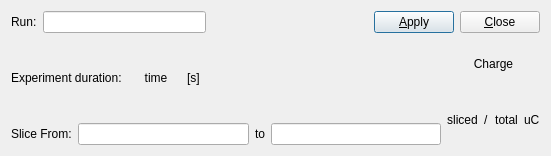
<?xml version="1.0" encoding="UTF-8"?>
<ui version="4.0">
 <class>SANSEventSlicing</class>
 <widget class="QWidget" name="SANSEventSlicing">
  <property name="geometry">
   <rect>
    <x>0</x>
    <y>0</y>
    <width>551</width>
    <height>156</height>
   </rect>
  </property>
  <property name="windowTitle">
   <string>SANS Slicing Event Data</string>
  </property>
  <layout class="QVBoxLayout" name="verticalLayout_3" stretch="2,3">
   <item>
    <layout class="QHBoxLayout" name="horizontalLayout_5">
     <item>
      <widget class="QLabel" name="label">
       <property name="text">
        <string>Run:</string>
       </property>
       <property name="buddy">
        <cstring>run_lineEdit</cstring>
       </property>
      </widget>
     </item>
     <item>
      <widget class="QLineEdit" name="run_lineEdit">
       <property name="toolTip">
        <string>Insert here the run number or the file. You can select through the Scattering Sample widget.</string>
       </property>
      </widget>
     </item>
     <item>
      <spacer name="horizontalSpacer_2">
       <property name="orientation">
        <enum>Qt::Horizontal</enum>
       </property>
       <property name="sizeHint" stdset="0">
        <size>
         <width>100</width>
         <height>20</height>
        </size>
       </property>
      </spacer>
     </item>
     <item>
      <widget class="QPushButton" name="slicePushButton">
       <property name="toolTip">
        <string>Apply the slice at the data and update the values for the charge. It also updates the string for the event slicing. Press Enter</string>
       </property>
       <property name="text">
        <string>&amp;Apply</string>
       </property>
       <property name="autoDefault">
        <bool>true</bool>
       </property>
       <property name="default">
        <bool>true</bool>
       </property>
      </widget>
     </item>
     <item>
      <widget class="QPushButton" name="pushButton">
       <property name="toolTip">
        <string>Close this widget. Press ESC</string>
       </property>
       <property name="text">
        <string>&amp;Close</string>
       </property>
      </widget>
     </item>
    </layout>
   </item>
   <item>
    <layout class="QHBoxLayout" name="horizontalLayout_4">
     <item>
      <layout class="QVBoxLayout" name="verticalLayout_2">
       <item>
        <layout class="QHBoxLayout" name="horizontalLayout_2">
         <item>
          <widget class="QLabel" name="label_1">
           <property name="text">
            <string>Experiment duration: </string>
           </property>
          </widget>
         </item>
         <item>
          <widget class="QLabel" name="exp_t_time_label">
           <property name="minimumSize">
            <size>
             <width>50</width>
             <height>0</height>
            </size>
           </property>
           <property name="toolTip">
            <string>Total duration of the experiment in seconds.</string>
           </property>
           <property name="text">
            <string>time</string>
           </property>
           <property name="alignment">
            <set>Qt::AlignCenter</set>
           </property>
          </widget>
         </item>
         <item>
          <widget class="QLabel" name="label_2">
           <property name="text">
            <string>[s]</string>
           </property>
          </widget>
         </item>
         <item>
          <spacer name="horizontalSpacer">
           <property name="orientation">
            <enum>Qt::Horizontal</enum>
           </property>
           <property name="sizeHint" stdset="0">
            <size>
             <width>40</width>
             <height>20</height>
            </size>
           </property>
          </spacer>
         </item>
        </layout>
       </item>
       <item>
        <layout class="QHBoxLayout" name="horizontalLayout_3">
         <item>
          <widget class="QLabel" name="label_4">
           <property name="text">
            <string>Slice From:</string>
           </property>
           <property name="buddy">
            <cstring>sliced_from_lineEdit</cstring>
           </property>
          </widget>
         </item>
         <item>
          <widget class="QLineEdit" name="sliced_from_lineEdit">
           <property name="toolTip">
            <string>Lower slicing limit. Default = 0.</string>
           </property>
          </widget>
         </item>
         <item>
          <widget class="QLabel" name="label_5">
           <property name="text">
            <string>to</string>
           </property>
           <property name="buddy">
            <cstring>sliced_to_lineEdit</cstring>
           </property>
          </widget>
         </item>
         <item>
          <widget class="QLineEdit" name="sliced_to_lineEdit">
           <property name="toolTip">
            <string>Upper slice limit. Default = Max.</string>
           </property>
          </widget>
         </item>
        </layout>
       </item>
      </layout>
     </item>
     <item>
      <layout class="QVBoxLayout" name="verticalLayout">
       <item>
        <widget class="QLabel" name="label_3">
         <property name="text">
          <string>Charge</string>
         </property>
         <property name="alignment">
          <set>Qt::AlignCenter</set>
         </property>
        </widget>
       </item>
       <item>
        <layout class="QHBoxLayout" name="horizontalLayout">
         <item>
          <widget class="QLabel" name="sliced_charge_label">
           <property name="toolTip">
            <string>Charge of the sliced data.</string>
           </property>
           <property name="text">
            <string>sliced</string>
           </property>
           <property name="alignment">
            <set>Qt::AlignCenter</set>
           </property>
          </widget>
         </item>
         <item>
          <widget class="QLabel" name="label_6">
           <property name="text">
            <string>/</string>
           </property>
          </widget>
         </item>
         <item>
          <widget class="QLabel" name="exp_charge_label">
           <property name="toolTip">
            <string>Charge of the whole experiment.</string>
           </property>
           <property name="text">
            <string>total</string>
           </property>
           <property name="alignment">
            <set>Qt::AlignCenter</set>
           </property>
          </widget>
         </item>
         <item>
          <widget class="QLabel" name="label_7">
           <property name="text">
            <string>uC</string>
           </property>
          </widget>
         </item>
        </layout>
       </item>
      </layout>
     </item>
    </layout>
   </item>
  </layout>
 </widget>
 <tabstops>
  <tabstop>run_lineEdit</tabstop>
  <tabstop>sliced_from_lineEdit</tabstop>
  <tabstop>sliced_to_lineEdit</tabstop>
 </tabstops>
 <resources/>
 <connections>
  <connection>
   <sender>pushButton</sender>
   <signal>clicked()</signal>
   <receiver>SANSEventSlicing</receiver>
   <slot>hide()</slot>
   <hints>
    <hint type="sourcelabel">
     <x>496</x>
     <y>34</y>
    </hint>
    <hint type="destinationlabel">
     <x>314</x>
     <y>65</y>
    </hint>
   </hints>
  </connection>
 </connections>
</ui>
